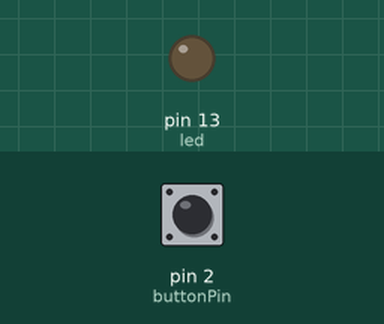
Simulated run of this sketch. Board: Arduino Uno, built with avr-gcc and run on an emulated ATmega328P. Shown: output pins drawn as LEDs (lit = HIGH). The test bench sets the inputs (shaded band); at power-on: pin 2 (buttonPin) LOW.

Above: at 1.2 s.
1.3 s: pin 2 (buttonPin) pulled HIGH for 0.15 s
At 2.4 s:
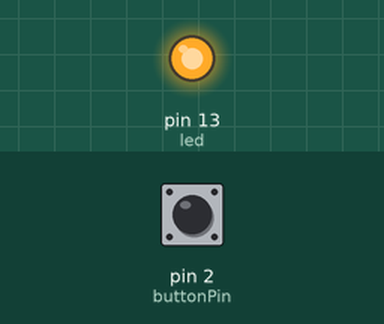
Timing chart, 0 to 4.3 s (numbered marks = the images above; inputs shaded):
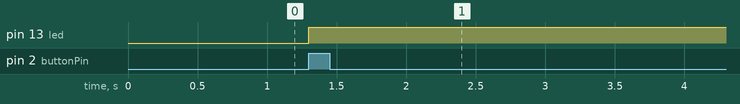

Measured:
- after the input at 1.3 s, pin 13 (led): LOW → HIGH at once

The sketch:

interrupt.ino
```cpp
int buttonPin = 2;
volatile int FLAG = 0;
int led = 13;
void ButtonISR();


void setup() {
  // put your setup code here, to run once:
  pinMode(led, OUTPUT);
  pinMode(buttonPin, INPUT);
  attachInterrupt(digitalPinToInterrupt(buttonPin), ButtonISR, RISING);

}

void loop() {
  // put your main code here, to run repeatedly:
  if(FLAG == 1){
    digitalWrite(led, HIGH);
    FLAG = 0;
  }
}
void ButtonISR(){
  FLAG = 1;
}
```
